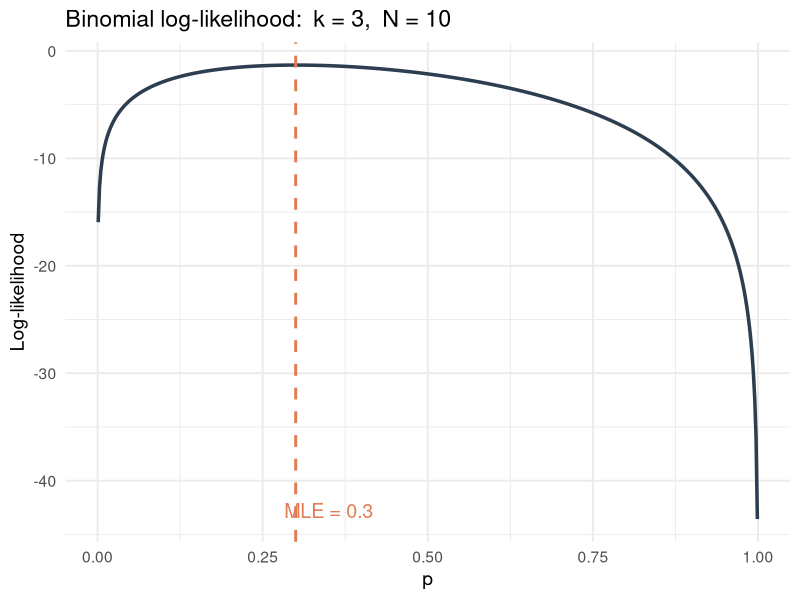
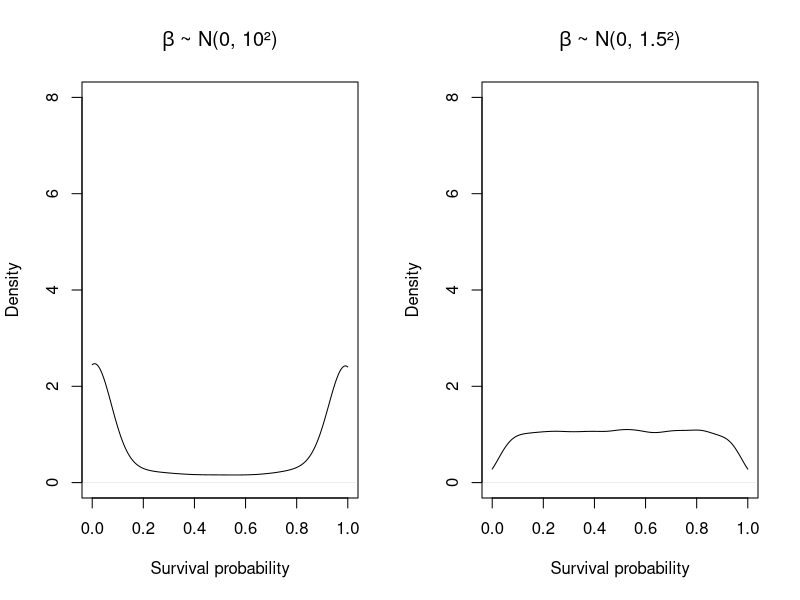
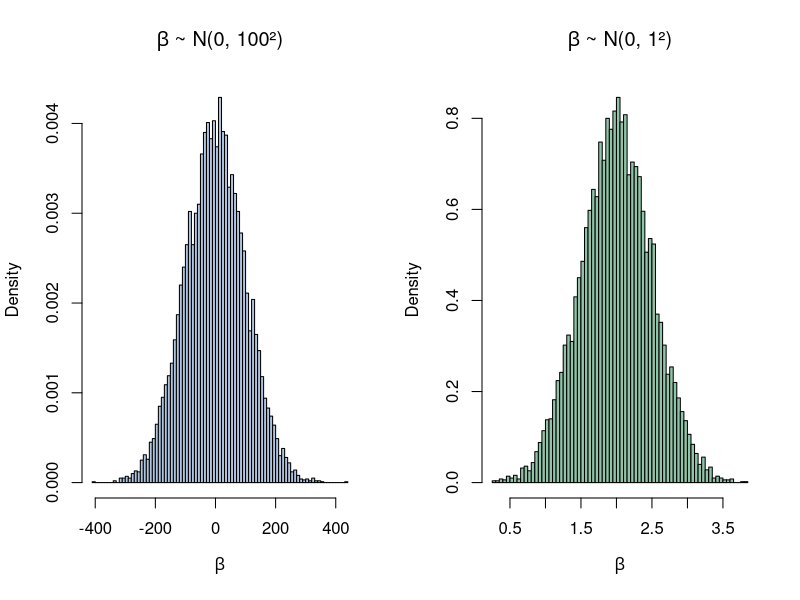

The R source for these figures, in order:
## ---- chunk 1
library(ggplot2)

# Log-likelihood for Binomial(N = 10, p) with k = 3 successes
loglik <- function(p, k = 3, N = 10) {
  dbinom(x = k, size = N, prob = p, log = TRUE)
}

# Numerical MLE via optim() — minimise the NEGATIVE log-likelihood
fit <- optim(
  par    = 0.5,
  fn     = function(p) -loglik(p),
  method = "Brent",          # 1-D bounded optimiser
  lower  = 1e-6,
  upper  = 1 - 1e-6
)
mle <- fit$par

# Plot the log-likelihood surface
p_grid <- seq(0.001, 0.999, length.out = 500)
df <- data.frame(p = p_grid, ll = sapply(p_grid, loglik))

ggplot(df, aes(p, ll)) +
  geom_line(colour = "#2c3e50", linewidth = 1.2) +
  geom_vline(xintercept = mle, colour = "#e07b54",
             linewidth = 1, linetype = "dashed") +
  annotate("text", x = mle + 0.05, y = min(df$ll) + 0.8,
           label = paste0("MLE = ", round(mle, 3)),
           colour = "#e07b54", size = 5) +
  labs(x = "p", y = "Log-likelihood",
       title = "Binomial log-likelihood:  k = 3,  N = 10") +
  theme_minimal(base_size = 14)
## ---- chunk 2
set.seed(2020)
n      <- 100
height <- rnorm(n, mean = 170, sd = 10)

# Negative log-likelihood for Normal(mu, sigma)
negloglik <- function(theta, data) {
  mu    <- theta[1]
  sigma <- theta[2]
  -sum(dnorm(data, mean = mu, sd = sigma, log = TRUE))
}

# Check at an arbitrary starting point
negloglik(theta = c(150, 1), height)

# Optimise jointly over (mu, sigma)
fit <- optim(
  par = c(mean(height), sd(height)),   # sensible starting values
  fn  = negloglik,
  data = height
)
fit$par   # should recover ~ (170, 10)
## ---- chunk 3
set.seed(42)
n_sim <- 10000

# "Flat" prior on the logit scale — large variance
beta_flat <- rnorm(n_sim, 0, 10)
phi_flat  <- plogis(beta_flat)   # back-transform to probability scale

# Weakly informative prior
beta_weak <- rnorm(n_sim, 0, 1.5)
phi_weak  <- plogis(beta_weak)

par(mfrow = c(1, 2))
plot(density(phi_flat, from = 0, to = 1),
     main = expression(beta ~ "~ N(0, 10²)"),
     xlab = "Survival probability", ylim = c(0, 8))
plot(density(phi_weak, from = 0, to = 1),
     main = expression(beta ~ "~ N(0, 1.5²)"),
     xlab = "Survival probability", ylim = c(0, 8))
par(mfrow = c(1, 1))
## ---- chunk 4
set.seed(42)
n_sim <- 10000

# "Flat" prior: beta ~ N(0, 100^2) on a standardised predictor
beta_flat_lm <- rnorm(n_sim, 0, 100)

# Weakly informative prior: beta ~ N(0, 1^2)
beta_weak_lm <- rnorm(n_sim, 2, 0.5)

par(mfrow = c(1, 2))
hist(beta_flat_lm, breaks = 60, main = expression(beta ~ "~ N(0, 100²)"),
     xlab = expression(beta), freq = FALSE, col = "#b0c4de")
hist(beta_weak_lm, breaks = 60, main = expression(beta ~ "~ N(0, 1²)"),
     xlab = expression(beta), freq = FALSE, col = "#90c4a8")
par(mfrow = c(1, 1))
